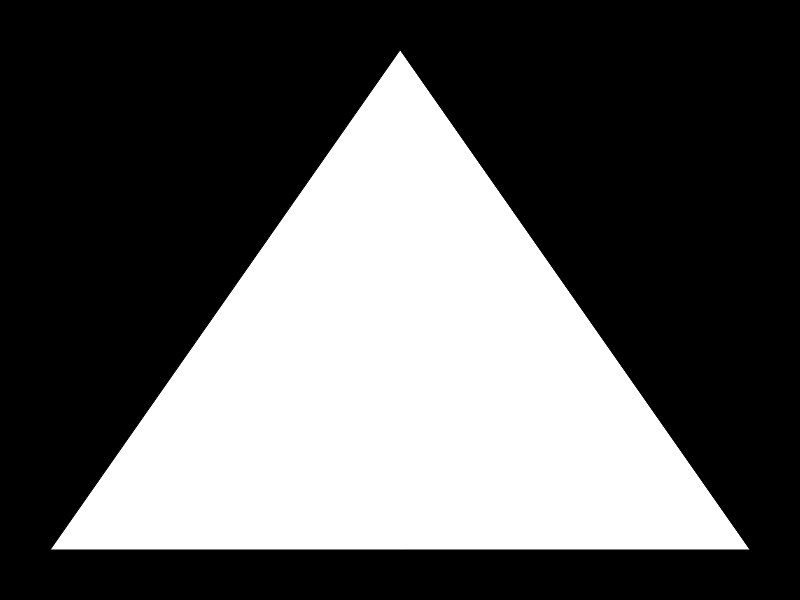
Frame 1 (no input)
Frame 60 (no input): identical to frame 1, image omitted
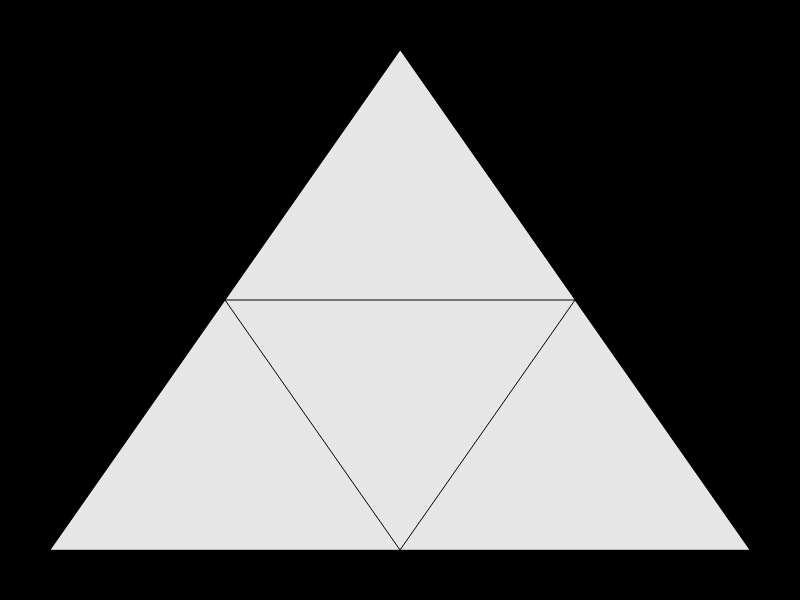
Frame 120 (the mouse pressed at the canvas centre since frame 60)

The p5.js sketch that drew these frames (run headless with seeded random() and noise() and a simulated clock; from frame 60 on, the mouse is pressed at the canvas centre):

// p5.js sketch
// ── sketch.js
// Project Title
// Your Name
// Date
//
// Extra for Experts:
// - describe what you did to take this project "above and beyond"
let depth = 0;
let iniTri = [
  {x: 400, y: 50},
  {x: 50, y: 550},
  {x: 750, y: 550}
];

function setup() {
  createCanvas(800, 600);
}

function draw() {
  background(0);
  sierpinski(iniTri, depth);
}

function mousePressed(){
  depth++;
}

function sierpinski(points, degree){
  fill(255-depth*25);
  triangle(points[0].x,points[0].y,points[1].x,points[1].y,points[2].x,points[2].y);

  if(degree > 0) {
    //draw upt
    sierpinski([points[0],
      getMidpoint(points[0],points[1]),
      getMidpoint(points[0],points[2])],
    degree - 1);
    //draw lt
    sierpinski([points[1],
      getMidpoint(points[0],points[1]),
      getMidpoint(points[1],points[2])],
    degree - 1);
    //draw rt
    sierpinski([points[2],
      getMidpoint(points[0],points[2]),
      getMidpoint(points[1],points[2])],
    degree - 1);
  }


}

function getMidpoint(point1,point2){
  let newX = (point1.x + point2.x)/2;
  let newY = (point1.y + point2.y)/2;
  return {x: newX, y: newY};
}
